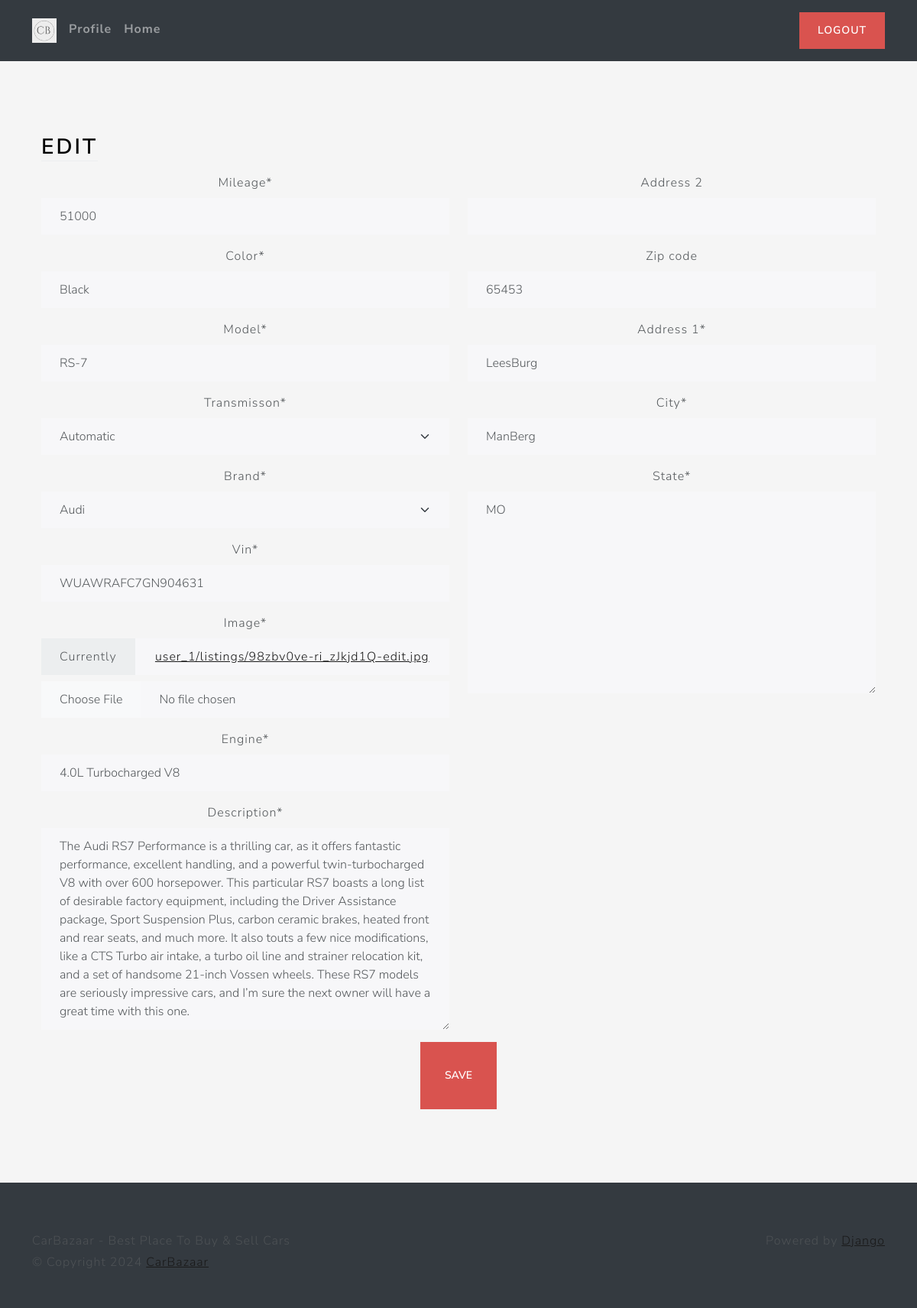
Screenshot of /listing/373f6c20-c249-4a96-a286-83d94b9969b5/edit/ (signed in) with the database file from the repository.
### main/models.py (models this page shows, shortened)
class Listing(models.Model):
    id = models.UUIDField(
        primary_key = True , default=uuid.uuid4 , unique = True , editable = False)
    created_at = models.DateTimeField(auto_now_add = True)
    updated_at = models.DateTimeField(auto_now = True)
    seller = models.ForeignKey(Profile , on_delete = models.CASCADE)
    brand = models.CharField(max_length = 24 , choices = CARS_BRANDS, default=None)
    model = models.CharField(max_length = 64,)
    vin = models.CharField(max_length = 17,)
    mileage = models.IntegerField(default=0)
    color = models.CharField(max_length=24,)
    description = models.TextField()
    engine = models.CharField(max_length=24,)
    transmisson = models.CharField(
        max_length=24, choices=TRANSMISSION_OPTIONS, default=None)
    location = models.OneToOneField(
        Location, on_delete=models.SET_NULL, null=True)
    image = models.ImageField(upload_to=user_listing_path)

### users/models.py (models this page shows, shortened)
class Location(models.Model):
    address_1 = models.CharField(max_length = 128 , blank = True)
    address_2 = models.CharField(max_length = 128 , blank = True)
    city = models.CharField(max_length = 64)
    state = USStateField(default = "NY")
    zip_code = USZipCodeField(blank = True)

### main/views.py (the view)
# urls.py: path('listing/<str:id>/edit/', edit_view, name='edit'),
@login_required
def edit_view(request, id):
    try:
        listing = Listing.objects.get(id=id)
        if listing is None:
            raise Exception
        if request.method == 'POST':
            listing_form = ListingForm(
                request.POST, request.FILES, instance=listing)
            location_form = LocationForm(
                request.POST, instance=listing.location)
            if listing_form.is_valid and location_form.is_valid:
                listing_form.save()
                location_form.save()
                messages.info(request, f'Listing {id} updated successfully!')
                return redirect('home')
            else:
                messages.error(
                    request, f'An error occured while trying to edit the listing.')
                return reload()
        else:
            listing_form = ListingForm(instance=listing)
            location_form = LocationForm(instance=listing.location)
        context = {
            'location_form': location_form,
            'listing_form': listing_form
        }
        return render(request, 'views/edit.html', context)
    except Exception as e:
        messages.error(
            request, f'An error occured while trying to access the edit page.')
        return redirect('home')

### users/forms.py
class LocationForm(forms.ModelForm):
    address_1 = forms.CharField(required=True)
    zip_code = USZipCodeField(required=True)
    class Meta:
        model = Location
        fields = {'address_1', 'address_2', 'city', 'state', 'zip_code'}

### main/forms.py
class ListingForm(forms.ModelForm):
    image = forms.ImageField()
    class Meta:
        model = Listing
        fields = {'brand', 'model', 'vin', 'mileage',
                  'color', 'description', 'engine', 'transmisson', 'image'}

### main/templates/views/edit.html (shortened to what this page needs)
{% extends 'base/base.html' %}
{% load static %}
{% load crispy_forms_tags %}
{% block 'body' %}
<div class="container-fluid text-center py-5">
    <div class="container px-4 py-5">
        <div class="row g-4">
            <div class="col d-flex align-items-start">
                <div>
                    <h2 class="mb-3 border-bottom" style="color: black">Edit</h2>
                </div>
            </div>
        </div>
        <form action="" method="post" enctype="multipart/form-data">
            <div class="row">
                <div class="col-6">
                    {{ listing_form|crispy }}
                </div>
                <div class="col-6">
                    {{ location_form|crispy }}
                </div>
            </div>
            <button class="btn btn-lg btn-danger" type="submit">Save</button>
        </form>
    </div>
</div>
{% endblock %}

### main/static/css/style.css (style rules this page uses)
html, body { height: 100%; }
body { align-items: center; padding-bottom: 40px; background-color: #f5f5f5; }
.h2, h2 { color: white; }

### rows the page displays
Listing: mileage "51000", color "Black", model "RS-7", transmisson "Automatic", brand "Audi", vin "WUAWRAFC7GN904631", engine "4.0L Turbocharged V8", description "The Audi RS7 Performance is a thrilling car, as it offers fantastic performance, excellent handling, and a powerful twin-turbocharged V8 with over 600 horsepower. This particular RS7 boasts a long list of desirable factory equipment, including the Driver Assistance package, Sport Suspension Plus, carbon ceramic brakes, heated front and rear seats, and much more. It also touts a few nice modifications, like a CTS Turbo air intake, a turbo oil line and strainer relocation kit, and a set of handsome 21-inch Vossen wheels. These RS7 models are seriously impressive cars, and I’m sure the next owner will have a great time with this one."
Location: zip_code "65453", address_1 "LeesBurg", city "ManBerg", state "MO"
